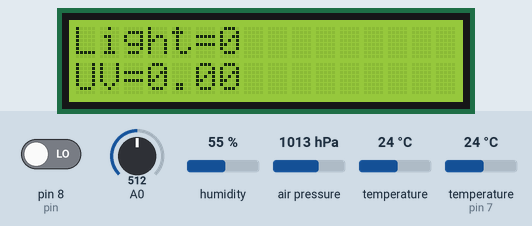
Simulated run of this sketch. Board: Arduino Uno, built with avr-gcc and run on an emulated ATmega328P. Shown: 16×2 character LCD. The inputs (shaded band) are chosen by the test bench; at power-on: humidity 55 %, air pressure 1013 hPa, A0 = 512, temperature 24 °C, temperature (sensor on pin 7) 24 °C, pin 8 (pin) LOW. The modem accepts every AT command (registered, SIM ready, sends succeed) and sends nothing else; what the sketch prints to the serial monitor is not drawn.

Above: at 13.3 s.
13.4 s: humidity set to 22 %
At 19.9 s:
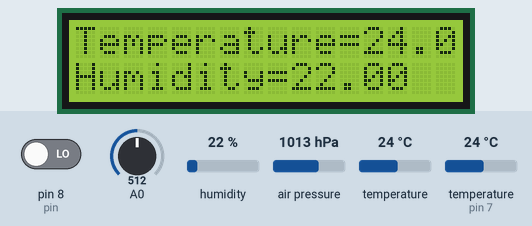
27.4 s: air pressure set to 952 hPa
At 37.9 s:
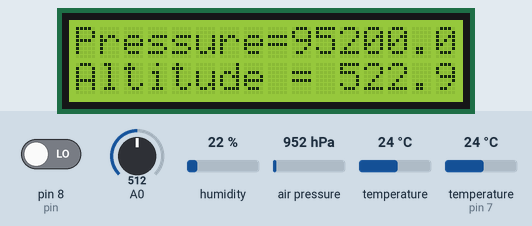
39.0 s: A0 set to 716
At 43.6 s:
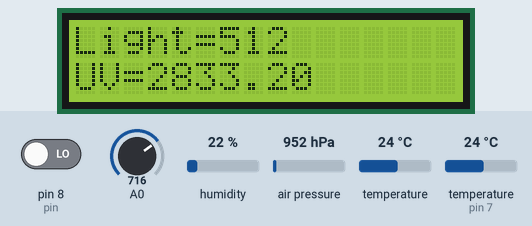
45.4 s: temperature (sensor 0) set to 12 °C
At 52.2 s:
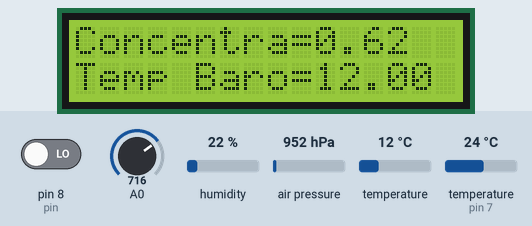
53.9 s: temperature (sensor on pin 7) set to 12 °C
At 65.0 s:
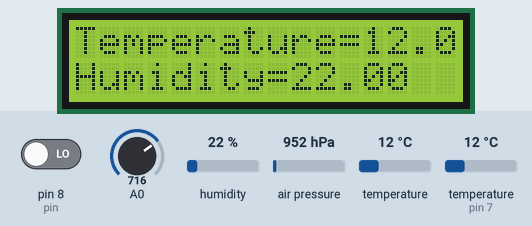
66.7 s: A0 set to 992
At 73.4 s:
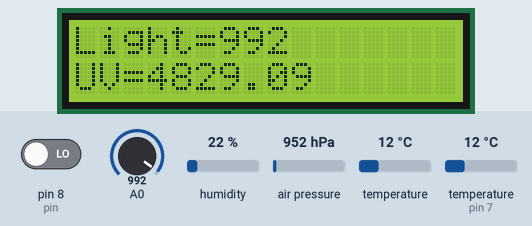
Timing chart, 0 to 74.9 s (numbered marks = the images above; inputs shaded):
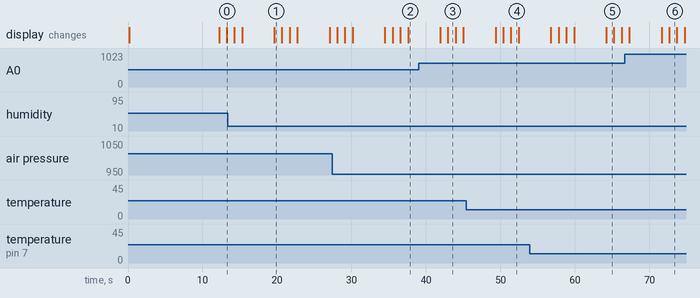

Measured:
- what the display in image 1 shows lasts 1.1 s, from 19.6 s to 20.7 s

The sketch:

WeatherStation.ino
```cpp
#include <Adafruit_Sensor.h>
#include <Adafruit_BMP280.h>

#include <SoftwareSerial.h>
#define RX 9
#define TX 10
SoftwareSerial esp8266(RX,TX);

#define IO_USERNAME  "umkciot"
#define IO_PASS "umkciot"
#define IO_KEY  "15c77b3f32b5414b8a26b0baf58f769e"

#include <LiquidCrystal_PCF8574.h>
#include <DHT.h>
# include <Adafruit_MQTT.h> // use adafruit_MQTT for constant updates
LiquidCrystal_PCF8574 lcd(0x27);  // set the LCD address to 0x27 for a 16 chars and 2 line display

//Constants
#define DHTPIN 7     // what pin we're connected to
#define DHTTYPE DHT22   // DHT 22  (AM2302)
DHT dht(DHTPIN, DHTTYPE); //// Initialize DHT sensor for normal 16mhz Arduino

//Variables
float hum;  //Stores humidity value
float temp; //Stores temperature value

int light;

float Vsig;

int pin = 8;
unsigned long duration;
unsigned long starttime;
unsigned long sampletime_ms = 2000;
unsigned long lowpulseoccupancy = 0;
float ratio = 0;
float concentration = 0;

Adafruit_BMP280 bmp; // I2C
float tempB;
float pressure;
float altitude;

#define SSID "Pixel"     // "SSID-WiFiname"
#define PASS "123456789"       // "password"
#define IP "52.7.124.212"// io.adafruit.com ip
String msg = "GET /update?key=74MPY9YTSE43ZA3H"; //change it with your api key like "GET /update?key=Your Api Key"


void setup()
{
  dht.begin();
  pinMode(A0, INPUT);

  pinMode(8, INPUT);
  starttime = millis();

  lcd.setBacklight(255);
  lcd.begin(16, 2);
  lcd.print("Group 5");
  delay(100);
  lcd.setCursor(0, 1);
  lcd.print("Connecting...");
  Serial.begin(9600); //or use default 115200.
  esp8266.begin(115200);
  Serial.println("AT");
  esp8266.println("AT");
  delay(5000);
  if (esp8266.find("OK")) {
    connectWiFi();
  }
}

void loop() {
  lcd.clear();

  lcd.display();
  lcd.setCursor(0, 0);
  lcd.print("Temperature=");
  lcd.print(temp);
  lcd.setCursor(0, 1); // set the cursor to column 0, line 2
  lcd.print("Humidity=");
  lcd.print(hum);
  delay(1000);

  lcd.clear();
  lcd.setCursor(0, 0);
  lcd.print("Light=");
  lcd.print(light);
  lcd.setCursor(0, 1); // set the cursor to column 0, line 2
  lcd.print("UV=");
  lcd.print(Vsig);
  delay(1000);


  lcd.clear();
  lcd.setCursor(0, 0);
  lcd.print("Concentra=");
  lcd.print(concentration);
  lcd.setCursor(0, 1); // set the cursor to column 0, line 2
  lcd.print("Temp Baro=");
  lcd.print(tempB);
  lcd.print(" *C");
  delay(1000);


  lcd.clear();
  lcd.setCursor(0, 0);
  lcd.print("Pressure=");
  lcd.print(pressure);
  lcd.print(" Pa");
  lcd.setCursor(0, 1); // set the cursor to column 0, line 2
  lcd.print("Altitude = ");
  lcd.print(altitude);
  lcd.print(" m");

  updateWeather();


}

void updateWeather() {

  temp = dht.readTemperature();
  hum = dht.readHumidity();

  light = analogRead(A0);

  int sensorValue;
  long  sum = 0;
  for (int i = 0; i < 1024; i++)
  {
    sensorValue = analogRead(A0);
    sum = sensorValue + sum;
    delay(2);
  }
  sum = sum >> 10;
  Vsig = sum * 4980.0 / 1023.0; // Vsig is the value of voltage measured from the SIG pin of the Grove interface
  Serial.print("The voltage value: ");
  Serial.print(Vsig);
  Serial.print(" mV    --   ");

  duration = pulseIn(pin, LOW);
  lowpulseoccupancy = lowpulseoccupancy + duration;
  if ((millis() - starttime) >= sampletime_ms) //if the sampel time = = 30s
  {
    ratio = lowpulseoccupancy / (sampletime_ms * 10.0);
    concentration = 1.1 * pow(ratio, 3) - 3.8 * pow(ratio, 2) + 520 * ratio + 0.62;
    Serial.print("Concentration = ");
    Serial.print(concentration);
    Serial.println(" pcs/0.01cf");
    Serial.println("\n");
    lowpulseoccupancy = 0;
    starttime = millis();
  }

  tempB = bmp.readTemperature();
  pressure= bmp.readPressure();
  altitude= bmp.readAltitude(1013.25);


  String WeaCmd = "AT+CIPSTART=\"TCP\",\"";
  WeaCmd += IP;
  WeaCmd += "\",80";
  Serial.println(WeaCmd);
  esp8266.println(WeaCmd);
  if (esp8266.find("Error")) {
    return;
  }
  WeaCmd = msg ;
  WeaCmd += "&field1=";
  WeaCmd += temp;

  WeaCmd += "&field2=";
  WeaCmd += hum;

  WeaCmd += "&field3=";
  WeaCmd += light;

  WeaCmd += "&field4=";
  WeaCmd += Vsig;

  WeaCmd += "&field5=";
  WeaCmd += concentration;

  WeaCmd += "&field6=";
  WeaCmd += tempB;
  WeaCmd += "&field7=";
  WeaCmd += pressure;
  WeaCmd += "&field8=";
  WeaCmd += altitude;

  WeaCmd += "\r\n";
  Serial.print("AT+CIPSEND=");
  esp8266.print("AT+CIPSEND=");
  Serial.println(WeaCmd.length());
  esp8266.println(WeaCmd.length());
  Serial.print(WeaCmd);
  esp8266.print(WeaCmd);
}

boolean connectWiFi() {
  Serial.println("AT+CWMODE=1");
  esp8266.println("AT+CWMODE=1");
  delay(2000);
  String cmd = "AT+CWJAP=\"";
  cmd += SSID;
  cmd += "\",\"";
  cmd += PASS;
  cmd += "\"";
  Serial.println(cmd);
  esp8266.println(cmd);
  delay(5000);
  if (esp8266.find("OK")) {
    Serial.println("OK");
    return true;
  } else {
    return false;
  }
}
```
